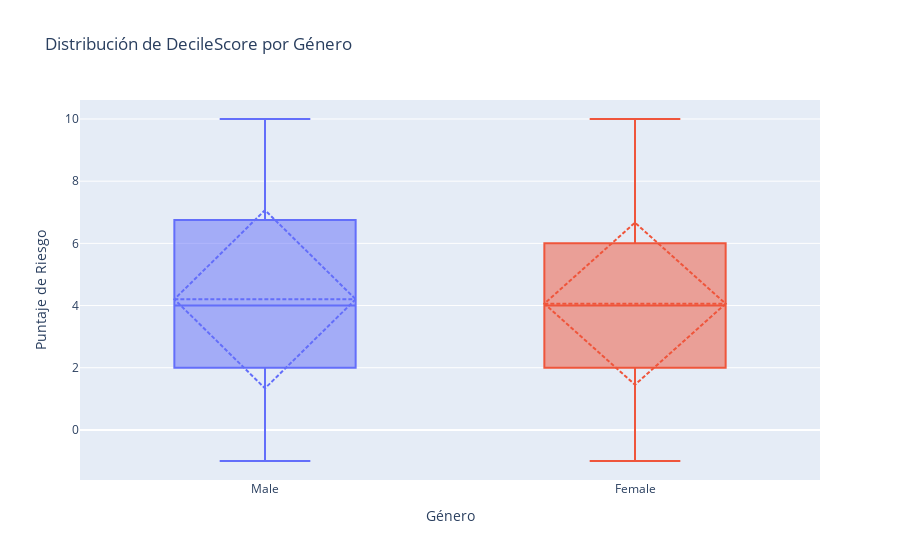

Notebook code for this chart:
### Markdown cell above
##### 2.1.1 Puntuación según Genero

### Code cell
# Crear un boxplot de la relación entre género y puntaje de riesgo (DecileScore)
figura6 = px.box(grouped_by_way, 
                 x='Sex_Code_Text', 
                 y='DecileScore', 
                 title='Distribución de DecileScore por Género', 
                 labels={'Sex_Code_Text': 'Género', 'DecileScore': 'Puntaje de Riesgo'},
                 color='Sex_Code_Text',  # Colorear por género
                 category_orders={"Sex_Code_Text": grouped_by_way['Sex_Code_Text'].value_counts().index}  # Ordenar géneros por frecuencia
                )

# Mejorar el diseño del gráfico
figura6.update_traces(boxmean='sd')  # Mostrar la media y la desviación estándar
figura6.update_layout(showlegend=False)  # Ocultar la leyenda si no es necesaria

# Mostrar gráfico interactivo
figura6.show()

### Figure 1 — Plotly figure (JSON) as saved in the notebook; plotly's stock layout.template omitted (floating-point values rounded to 4 significant figures; data arrays with more than 128 entries replaced by an {"elided": "..."} marker saying what was removed)
{"data": [{"alignmentgroup": "True", "boxmean": "sd", "hovertemplate": "Género=%{x}<br>Puntaje de Riesgo=%{y}<extra></extra>", "legendgroup": "Male", "marker": {"color": "#636efa"}, "name": "Male", "notched": false, "offsetgroup": "Male", "orientation": "v", "showlegend": true, "type": "box", "x": {"elided": "14443 str values"}, "x0": " ", "xaxis": "x", "y": {"elided": "14443 int values"}, "y0": " ", "yaxis": "y"}, {"alignmentgroup": "True", "boxmean": "sd", "hovertemplate": "Género=%{x}<br>Puntaje de Riesgo=%{y}<extra></extra>", "legendgroup": "Female", "marker": {"color": "#EF553B"}, "name": "Female", "notched": false, "offsetgroup": "Female", "orientation": "v", "showlegend": true, "type": "box", "x": {"elided": "4167 str values"}, "x0": " ", "xaxis": "x", "y": {"elided": "4167 int values"}, "y0": " ", "yaxis": "y"}], "layout": {"boxmode": "overlay", "legend": {"title": {"text": "Género"}, "tracegroupgap": 0}, "showlegend": false, "title": {"text": "Distribución de DecileScore por Género"}, "xaxis": {"anchor": "y", "categoryarray": ["Male", "Female"], "categoryorder": "array", "domain": [0, 1], "title": {"text": "Género"}}, "yaxis": {"anchor": "x", "domain": [0, 1], "title": {"text": "Puntaje de Riesgo"}}}}
